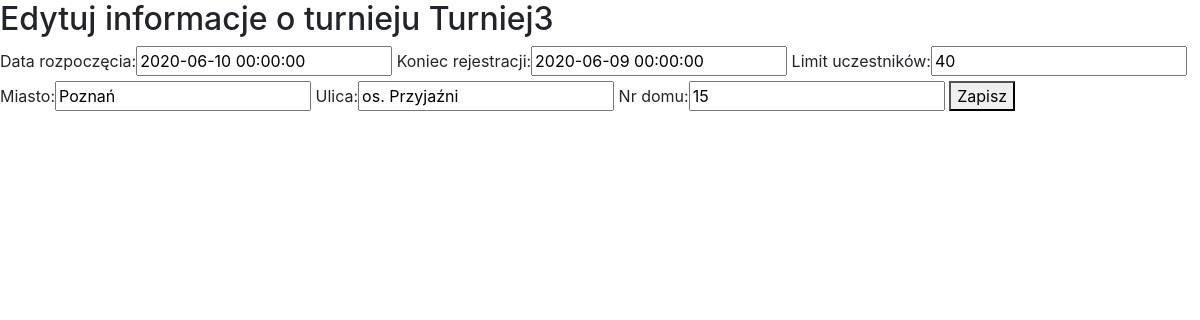
The page /tournament/4/edit/ (signed in) on the database as committed earlier.
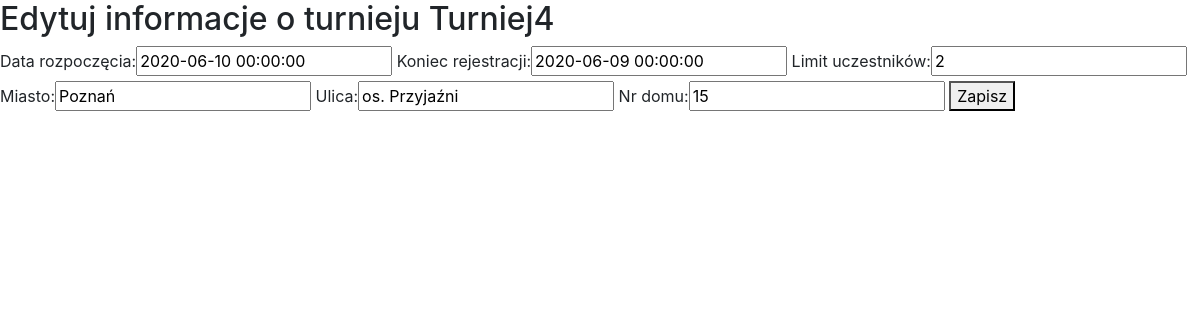
The same page on the database as committed later.
### Tourn/models.py (models this page shows)
class Tournament(models.Model):
    name = models.CharField(max_length=50)
    discipline = models.CharField(max_length=50)
    start_date = models.DateTimeField()
    registration_deadline = models.DateTimeField()
    participants_limit = models.IntegerField()
    city = models.CharField(max_length=20)
    street = models.CharField(max_length=50)
    number = models.IntegerField()
    organizer = models.ForeignKey(settings.AUTH_USER_MODEL, on_delete=models.CASCADE)

### Tourn/views.py (the view)
# urls.py: path('tournament/<int:id>/edit/', views.edit_tournament, name='tournament_edit'),
def edit_tournament(request, id):
    try:
        tourn = Tournament.objects.get(id=id)
    except Tournament.DoesNotExist:
        raise Http404("Nie ma takiego turnieju")
    try:
        participants = Participation.objects.filter(tournament=tourn)
        participants_number = len(participants)
    except Participation.DoesNotExist:
        pass
    if request.user.is_authenticated:
        if request.method == 'POST':
            if request.user.id == tourn.organizer_id and tourn.registration_deadline > timezone.now():
                form = EditTournamentForm(request.POST, instance=tourn, participants=participants_number, start=tourn.start_date)
                if form.is_valid():
                    tournament = form.save(commit=False)
                    tournament.save()
                    return redirect('/../tournament/' + str(tournament.id))
            else:
                if tourn.registration_deadline <= timezone.now():
                    messages.add_message(request, messages.INFO, 'Nie możesz edytować informacji o turnieju, który już się rozpoczął')
                else:
                    messages.add_message(request, messages.INFO,'Nie możesz edytować informacji o turnieju, którego organizatorem nie jesteś')
                form = EditTournamentForm(instance=tourn, participants=participants_number, start=tourn.start_date)
                return render(request, 'tournaments/edit.html', {'form': form, 'participants_number': participants_number, 'tourn': tourn})
        else:
            form = EditTournamentForm(instance=tourn, participants=participants_number, start=tourn.start_date)
        return render(request, 'tournaments/edit.html', {'form': form, 'participants_number': participants_number, 'tourn': tourn})
    else:
        return redirect('login')

### Tourn/forms.py (shortened to what this page needs)
class EditTournamentForm(ModelForm):
    participants = 0
    start = timezone.now()
    def __init__(self, *args, **kwargs):
        self.participants = kwargs.pop('participants')  # cache the user object you pass in
        self.start = kwargs.pop('start')
        super(ModelForm, self).__init__(*args, **kwargs)
    class Meta:
        model = Tournament
        fields = ['start_date', 'registration_deadline', 'participants_limit', 'city', 'street', 'number']
        labels = {'name': 'Nazwa', 'discipline': 'Dyscyplina', 'start_date': 'Data rozpoczęcia',
                  'registration_deadline': 'Koniec rejestracji',
                  'participants_limit': 'Limit uczestników', 'city': 'Miasto', 'street': 'Ulica', 'number': 'Nr domu'}

### templates/tournaments/edit.html (shortened to what this page needs)
<!DOCTYPE html>
    <html lang="pl">
    <head>
        <link rel="stylesheet" href="https://maxcdn.bootstrapcdn.com/bootstrap/4.1.3/css/bootstrap.min.css">
    </head>
    <body>
{% block content %}
  <h2>Edytuj informacje o turnieju {{ tourn.name }}</h2>
  <form method="post">
      {{ form }}
      <button type="submit">Zapisz</button>
  </form>
{% endblock %}
    </body>
</html>

Rows that differ between the two databases and show on the page:
changed Tournament "Poznań": name "Turniej3" → "Turniej4"; participants_limit "40" → "2"
